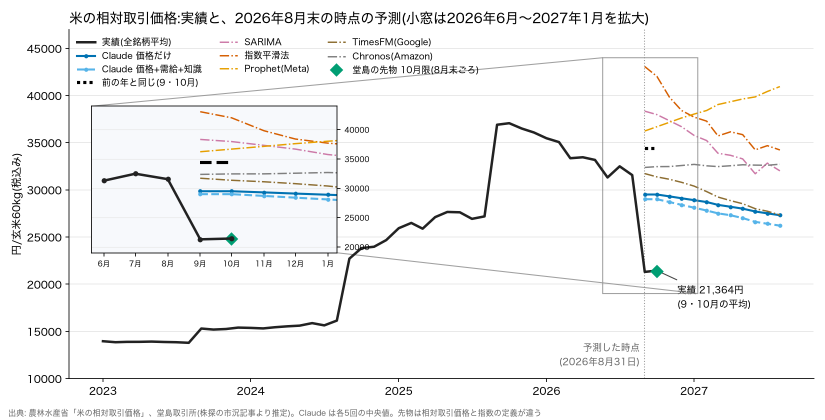
#> input picture 2026/11-22-糸島の農業を社会学とAIで考える-09-米価を時系列データで予測する/assets/forecast-vs-actual.png, 1650 x 840 px (shown at 1/2 size)
$ python plot_combo_rice.py
#> lines starting #> are read from the running program, lines starting #| are printed output that depends on the picture
"""米: 左に折れ線、右に対比表を並べた図(#184)。plot_forecast.py と plot_tables.py の出力をつなぐ。"""
from pathlib import Path

from PIL import Image

A = Path(__file__).parent.parent.parent / "2026/11-22-糸島の農業を社会学とAIで考える-09-米価を時系列データで予測する/assets"
L, R = Image.open(A / "forecast-vs-actual.png"), Image.open(A / "rice-table.png")
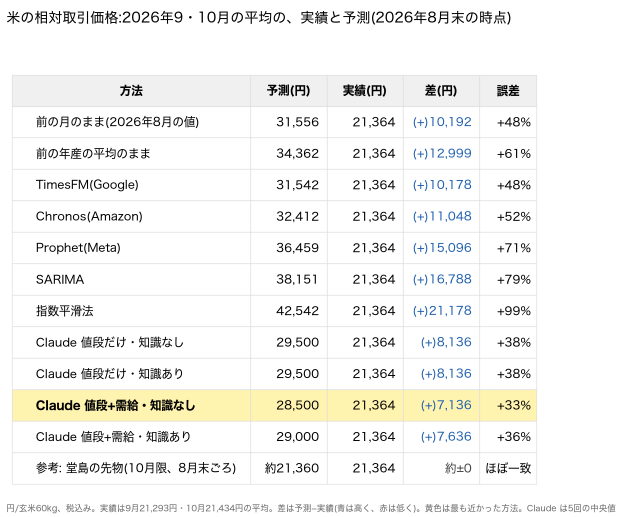
#> input picture 2026/11-22-糸島の農業を社会学とAIで考える-09-米価を時系列データで予測する/assets/rice-table.png, 1276 x 1033 px (shown at 1/2 size)
#> L is the input picture: PIL image 1650x840 RGBA; mean R, G, B, A 244.3, 244.7, 244.9, 255
#> R is the input picture: PIL image 1276x1033 RGBA; mean R, G, B, A 243.5, 243.2, 240.5, 255
R = R.resize((int(R.width * L.height / R.height), L.height))
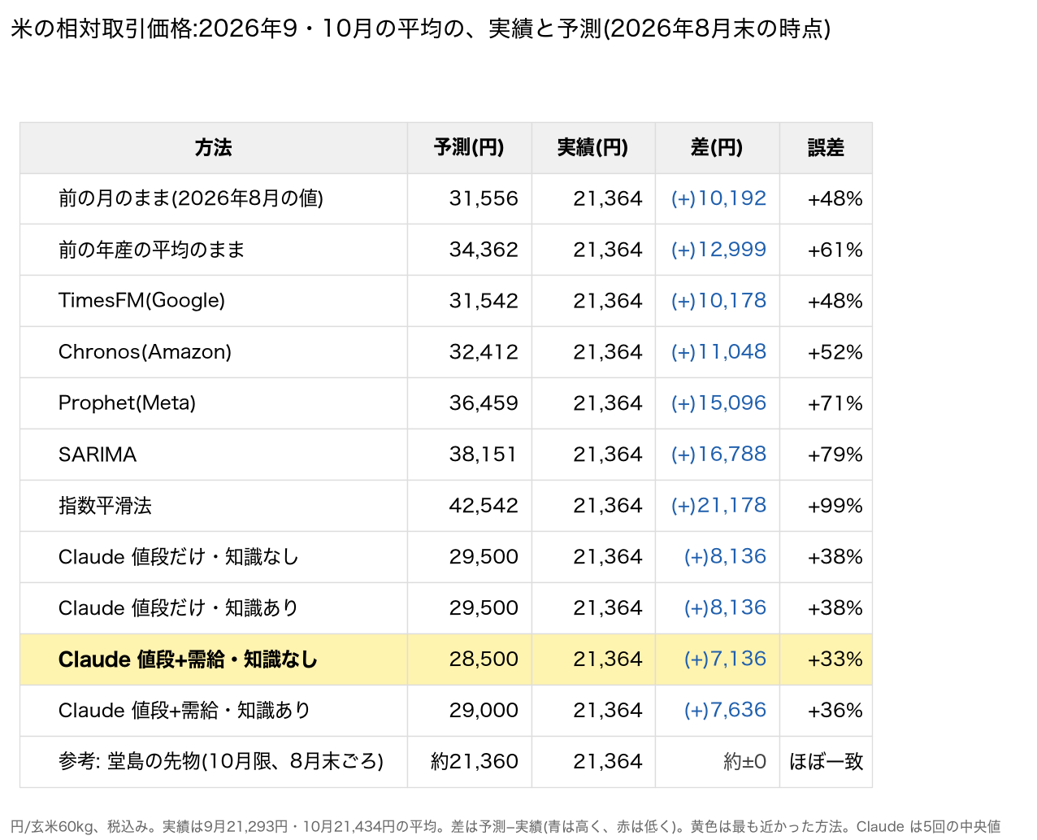
#> R: PIL image 1037x840 RGBA; mean R, G, B, A 243.3, 243.1, 240.4, 255
out = Image.new("RGB", (L.width + R.width, L.height), "white")
#> out: PIL image 2687x840 RGB; every value is 255
out.paste(L, (0, 0))
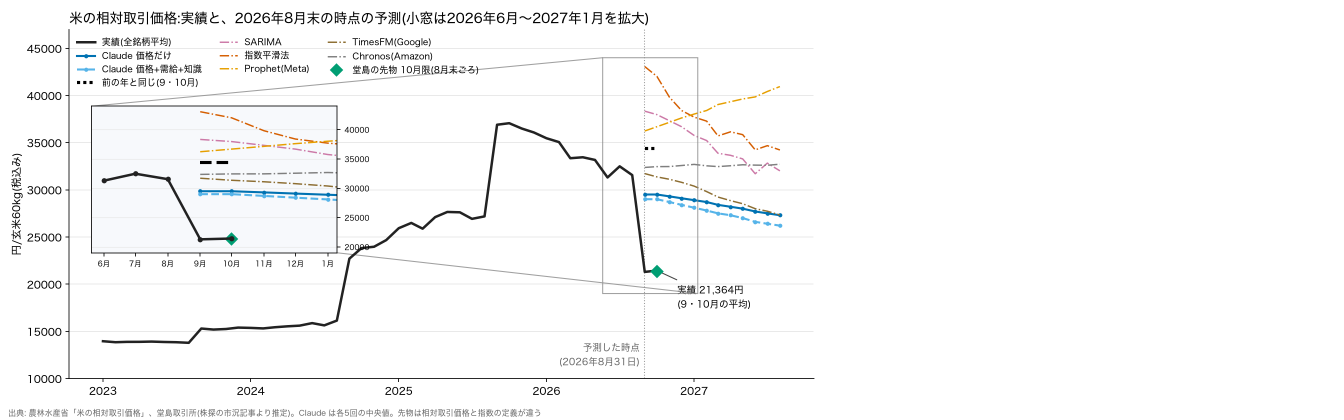
#> out: PIL image 2687x840 RGB (shown at 1/2 size); mean R, G, B 248.4, 248.7, 248.8
out.paste(R, (L.width, 0))
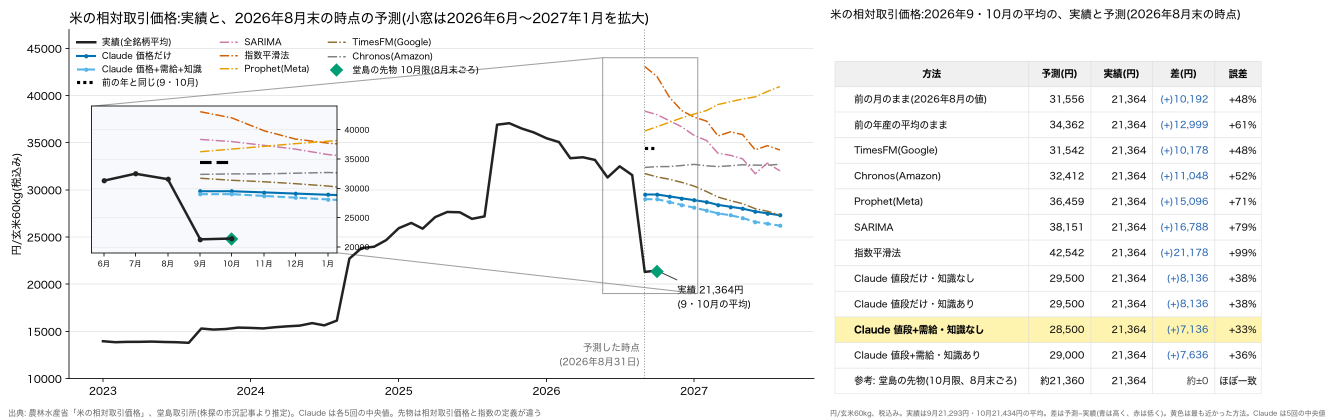
#> out: PIL image 2687x840 RGB (shown at 1/2 size); mean R, G, B 243.9, 244.1, 243.2
out.save(A / "combo-rice.png")
print(out.size)
#| (2687, 840)
